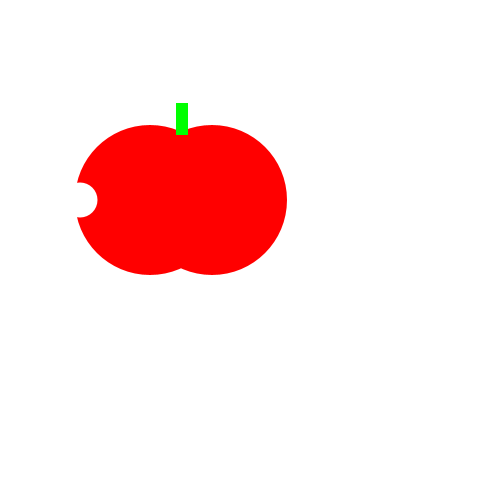
Frame 1 (no input)
Frame 60 (the mouse pressed at the canvas centre just before this capture): identical to frame 1, image omitted
Frame 120 (the mouse held since frame 60 and released just before this capture): identical to frame 1, image omitted

The Processing sketch that drew this single still picture (run headless with seeded random() and noise(); from frame 60 on, the mouse is pressed at the canvas centre):

// Processing sketch: tasty_tomato
// ── tasty_tomato.pde
void setup() {
    size(500, 500);
}
void draw() {
    background(255, 255, 255);
    noStroke();
    fill(255, 0, 0, 500);
    ellipse(150, 200, 150, 150);
    ellipse(212, 200, 150, 150);
    fill(0, 255, 0, 500);
    rect(176, 103, 12, 32);
    fill(255, 255, 255, 500);
    ellipse(80, 200, 35, 35);
}
